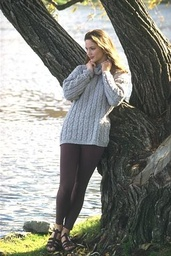
#> input picture 1 - Image Segmentation/Code/images/181091.jpg, 171 x 256 px, shrunk from 321 x 481 before the run
$ python imageSegmentation.py -image images/181091.jpg
#> lines starting #> are read from the running program, lines starting #| are printed output that depends on the picture
import os
import numpy as np
import cv2
from tqdm import tqdm
import time
import matplotlib.pyplot as plt
from matplotlib import cm
from matplotlib.colors import ListedColormap
import argparse


# ======================================== MEANSHIFT ALGORITHM ========================================


THRESHOLD = 1


def findpeak_opt(data: np.ndarray, idx, r, c):
    data_num = len(data)
    cpts = np.zeros((data_num,))
    center = data[idx]

    while True:
        # SPEEDUP 2
        # Collect points within distance r/c from the search path
        cpts[np.linalg.norm(data - center, axis=1) <= r / c] = 1

        # Collect points within radius
        points = data[np.linalg.norm(data - center, axis=1) <= r]

        # Compute mean of points within radius
        mean = np.mean(points, axis=0)

        # Check if shift > THRESHOLD
        if np.linalg.norm(center - mean) > THRESHOLD:
            center = mean
        else:
            break

    return center, cpts


def meanshift_opt(data: np.ndarray, r, c):
    data_num = len(data)
    labels = np.zeros((data_num,)) - 1
    peaks = []

    pbar = tqdm(total=data_num)
    labeled_num = 0
    while True:
        i = np.argmax(labels < 0)
        peak, cpts = findpeak_opt(data, i, r, c)

        labeled = False
        for prev_label, prev_peak in enumerate(peaks):
            if np.linalg.norm(peak - prev_peak) <= r / 2:
                label = prev_label
                peak = prev_peak
                labeled = True
                break

        if not labeled:
            label = len(peaks)
            peaks.append(peak)

        # Change label of i'th data point
        labels[i] = label

        # SPEEDUP 1
        # Change the label of points within a distance of r from the peak
        labels[np.linalg.norm(data - peak, axis=1) <= r] = label

        # SPEEDUP 2
        # Change the label of points within a distance of r/c from the search path
        labels[cpts > 0] = label

        # Update progress bar
        new_labeled_num = np.sum(labels >= 0)
        pbar.update(new_labeled_num - labeled_num)
        labeled_num = new_labeled_num

        # Check if all data has been labelled
        if labeled_num == data_num:
            break

    return labels, peaks


# ======================================== IMAGE PRE-PROCESSING ========================================


def load_image_lab(path):
    image_bgr = np.float32(cv2.imread(path)) / 255
    image_lab = cv2.cvtColor(image_bgr, cv2.COLOR_BGR2LAB)

    return image_lab


def image_to_3d_vector(image: np.ndarray):
    h, w, c = image.shape
    vec_image = image.reshape((h * w, c))

    return vec_image


def image_to_5d_vector(image: np.ndarray):
    h, w, c = image.shape
    vec_image = image.reshape((h * w, c))
    coords = np.array([[(i, j) for j in range(w)] for i in range(h)]).reshape(
        (h * w, 2)
    )
    vec_image_xy = np.hstack((vec_image, coords))

    return vec_image_xy


# ======================================== IMAGE SEGMENTATION ========================================


def segmIm(path, vectorize_fun, r, c, verbose=False):
    """
    A function that uses the meanshift algorithm to perform image segmentation.
    """
    image = load_image_lab(path)
    vec_image = vectorize_fun(image)
    labels, peaks = meanshift_opt(vec_image, r, c)

    # Print results
    if verbose:
        print(f"##### Segmentation results for {path} #####")
        print()
        print(
            f"Parameters: {vectorize_fun.__name__[9:11].upper()} feature vector, r = {r}, c = {c}"
        )
        print()
        print("------------------------------------------------")
        print()
        print("Number of clusters found:", len(peaks))
        print()
        print("Labels -> Peaks:")
        for i, peak in enumerate(peaks):
            print(
                f"{str(i).rjust(6)} -> [ {'  '.join(f'{x:0.3f}'.rjust(8) for x in peak)} ]"
            )

    return labels, peaks


# ======================================== VISUALISING THE SEGMENTED IMAGE ========================================


def segm_image_peaks(
    im_shape: tuple, labels: np.ndarray, peaks: list[np.ndarray], save_as=None
):
    """
    A function to color each pixel according to the peak of its associated cluster.
    """
    # Reshape labels to the shape of the original image
    labels = labels.reshape(im_shape)

    # Convert the CIELAB peaks to RGB colors
    colors_lab = np.float32([[peak[:3]] for peak in peaks])
    colors = cv2.cvtColor(colors_lab, cv2.COLOR_LAB2RGB)

    # Create colormap
    cmap = ListedColormap(colors)

    # Create and plot segmented image
    labels_num = len(peaks)
    if labels_num > 1:
        labels /= np.max(labels)
    rgb_image = cmap(labels)
    plt.imshow(rgb_image)
    plt.axis("off")

    if save_as:
        plt.savefig(save_as, bbox_inches="tight")

    # plt.show()


def segm_image_clusters(
    im_shape: tuple, labels: np.ndarray, peaks: list[np.ndarray], save_as=None
):
    """
    A function to better visualise the distinct clusters (helpful in the case
    of 5D features).
    """
    # Reshape labels to the shape of the original image
    labels = labels.reshape(im_shape)

    # Create colormap
    labels_num = len(peaks)
    cmap = cm.get_cmap("Greys", labels_num)

    # Create and plot segmented image
    if labels_num > 1:
        labels /= np.max(labels)
    rgb_image = cmap(labels)
    plt.imshow(rgb_image)
    plt.axis("off")

    if save_as:
        plt.savefig(save_as, bbox_inches="tight")

    # plt.show()


# ======================================== MAIN ========================================


def parse_args():
    parser = argparse.ArgumentParser()
    parser.add_argument("-image", type=str, help="path to image")
    parser.add_argument(
        "-r", type=float, default=12, help="radius of meanshift algorithm"
    )
    parser.add_argument(
        "-c",
        type=float,
        default=4,
        help="associate points within a distance of r/c to the converged peak",
    )
    parser.add_argument(
        "-feature_type", type=str, default="3D", help="dimensions of the pixel features"
    )
    args = parser.parse_args()

    path, r, c = args.image, args.r, args.c

    if args.feature_type == "3D":
        vectorize_fun = image_to_3d_vector
    else:
        vectorize_fun = image_to_5d_vector

    return path, r, c, vectorize_fun


def main():
    path, r, c, vectorize_fun = parse_args()

    if path:
        h, w, _ = load_image_lab(path).shape
#> in load_image_lab, `image_lab = cv2.cvtColor(image_bgr, cv2.COLOR_BGR2LAB)`: image_lab: shape (256, 171, 3) float32; mean of channels 0, 1, 2 54.3, -1.7, 3.6
#> h = 256; w = 171
        feature_type = vectorize_fun.__name__[9:11].upper()

        print(f"{path}, {feature_type}, r={r}, c={c}")

        # Perform and time segmentation
        start = time.time()
        labels, peaks = segmIm(path, vectorize_fun, r, c)
#> in meanshift_opt, `data_num = len(data)`: data_num = 43776
#> the loop in meanshift_opt, `while True:` made 577 passes
#> after the loop in meanshift_opt, `while True:`: peaks = 12 items, first 6: [23.15, -1.5, 1.59], [94.7, -0.568, 0.901], [63.48, -0.768, -5.11], [70.51, -14.17, 41.03], [91.05, -15.64, 51.94], [53.86, -0.962, -2.44]
        end = time.time()

        print("Clusters found:", len(peaks))
#| Clusters found: 12
        print(f"Total time: {end - start:0.2f}s")

        # Plot and save peaks
        filename_peaks = f"{path}_{feature_type}_r={r}_c={c}.jpg"
        segm_image_peaks((h, w), labels, peaks, save_as=filename_peaks)
#> in segm_image_peaks, `labels = labels.reshape(im_shape)`:
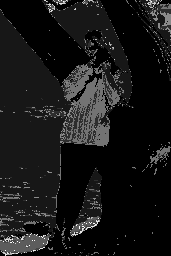
#> labels: shape (256, 171) float64; min 0, max 11, mean 0.978; drawn with min black and max white
#> in segm_image_peaks, `colors_lab = np.float32([[peak[:3]] for peak in peaks])`: colors_lab = [[23.15, -1.5, 1.59], [94.7, -0.568, 0.901], [63.48, -0.768, -5.11], [70.51, -14.17, 41.03], [91.05, -15.64, 51.94], [53.86, -0.962, -2.44], [70.35, -0.887, -3.31], [54.44, -12.34, 32.15], [81.77, -9.06, 38.55], [67.16, -10.86, 35.89], [59.6, -13.71, 36.83], [75.44, -14.9, 44.4]]
#> in segm_image_peaks, `colors = cv2.cvtColor(colors_lab, cv2.COLOR_LAB2RGB)`: colors = [[0.211, 0.219, 0.207], [0.939, 0.941, 0.933], [0.579, 0.606, 0.638], [0.676, 0.698, 0.376], [0.915, 0.924, 0.499], [0.49, 0.507, 0.521], [0.656, 0.677, 0.698], [0.503, 0.529, 0.288], [0.831, 0.809, 0.51], [0.653, 0.657, 0.383], [0.555, 0.584, 0.302], [0.73, 0.752, 0.399]]
#> in segm_image_peaks, `labels_num = len(peaks)`: labels_num = 12
#> in segm_image_peaks, `rgb_image = cmap(labels)`:
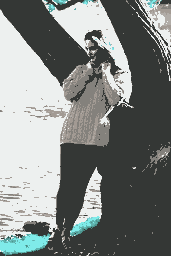
#> rgb_image: shape (256, 171, 4) float64; mean of channels 0, 1, 2, 3 0.508, 0.516, 0.499, 1; drawn as B, G, R

        # Plot and save clusters
        filename_clusters = f"{path}_{feature_type}_clusters_r={r}_c={c}.jpg"
        segm_image_clusters((h, w), labels, peaks, save_as=filename_clusters)
#> in segm_image_clusters, `rgb_image = cmap(labels)`:
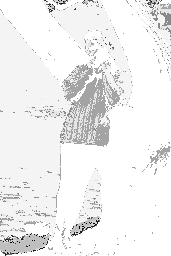
#> rgb_image: shape (256, 171, 4) float64; mean of channels 0, 1, 2, 3 0.941, 0.941, 0.941, 1; drawn as B, G, R
#> in segm_image_clusters, `plt.savefig(save_as, bbox_inches="tight")`:
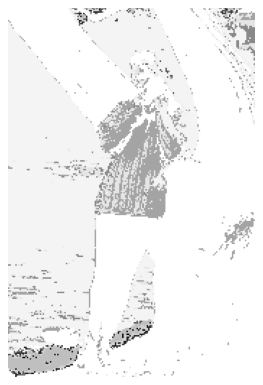
#> figure drawn by matplotlib, 1 panel

    else:
        print(
            f"Usage: python {os.path.basename(__file__)} -image [-r] [-c] [-feature_type]"
        )


if __name__ == "__main__":
    main()

$ run again, on 1 - Image Segmentation/Code/images/55075.jpg
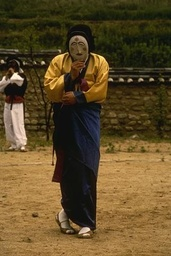
#> input picture 1 - Image Segmentation/Code/images/55075.jpg, 171 x 256 px, shrunk from 321 x 481 before the run
#> image_lab: shape (256, 171, 3) float32; mean of channels 0, 1, 2 32.6, 3.5, 22.7
#> in main, `h, w, _ = load_image_lab(path).shape`: h = 256; w = 171
#> in meanshift_opt, `data_num = len(data)`: data_num = 43776
#> the loop in meanshift_opt, `while True:` made 419 passes
#> after the loop in meanshift_opt, `while True:`: peaks = [[17.56, -2.09, 18.33], [8.81, -1.32, 7.75], [56.67, 4.59, 14.12], [55.12, 8.73, 36.34], [70.47, 4.83, 14.53], [79.35, 5.82, 13.88], [35.83, 5.56, 29.97], [47.47, 4.04, 16.77]]
#| Clusters found: 8
#> colors_lab has the same summary as peaks in meanshift_opt
#> colors = [[0.19, 0.17, 0.0621], [0.109, 0.0991, 0.0508], [0.601, 0.519, 0.438], [0.646, 0.49, 0.269], [0.751, 0.661, 0.574], [0.854, 0.753, 0.671], [0.416, 0.313, 0.138], [0.508, 0.429, 0.332]]
#> in segm_image_peaks, `labels_num = len(peaks)`: labels_num = 8
#> in segm_image_peaks, `rgb_image = cmap(labels)`:
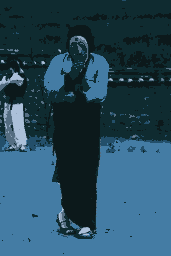
#> rgb_image: shape (256, 171, 4) float64; mean of channels 0, 1, 2, 3 0.371, 0.297, 0.157, 1; drawn as B, G, R
#> in segm_image_clusters, `plt.savefig(save_as, bbox_inches="tight")`:
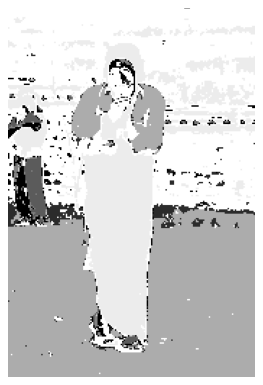
#> figure drawn by matplotlib, 1 panel
